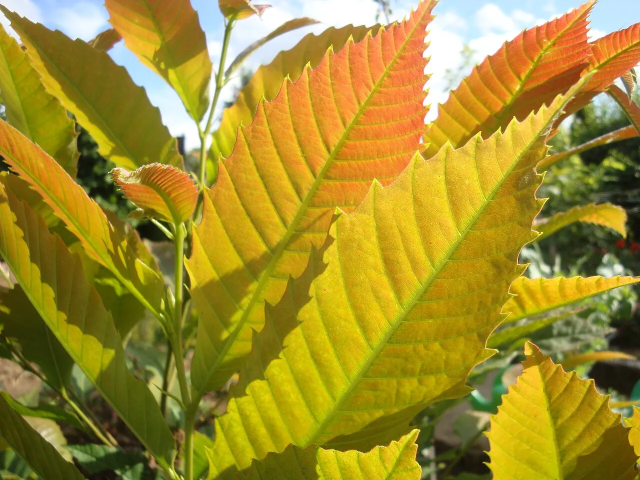
#> input picture assets/ligneux/lnx-01-01.webp, 1280 x 960 px (shown at 1/2 size); its folder holds only this picture in this run
$ python review-ligneux-photos.py
#> lines starting #> are read from the running program, lines starting #| are printed output that depends on the picture
"""Create contact sheets for the maintainer's visual taxon review."""
from pathlib import Path
from PIL import Image, ImageDraw

SPECIES = [
    "Castanea sativa","Aesculus hippocastanum","Betula pendula","Betula pubescens","Tilia platyphyllos",
    "Corylus avellana","Robinia pseudoacacia","Acer pseudoplatanus","Acer platanoides","Prunus avium",
    "Quercus robur","Quercus rubra","Quercus petraea","Fagus sylvatica","Carpinus betulus",
    "Fraxinus excelsior","Sambucus nigra","Cornus sanguinea","Taxus baccata","Crataegus monogyna",
    "Ilex aquifolium","Prunus laurocerasus","Sorbus aucuparia","Acer campestre","Alnus glutinosa",
    "Salix caprea","Salix alba","Populus tremula","Populus nigra","Ginkgo biloba",
]
ROOT = Path(__file__).resolve().parents[1]
SOURCE = ROOT / "assets" / "ligneux"
OUTPUT = ROOT / ".tmp-ligneux-review"
OUTPUT.mkdir(exist_ok=True)

for group in range(6):
    sheet = Image.new("RGB", (1250, 1100), "white")
#> sheet: PIL image 1250x1100 RGB; every value is 255
    draw = ImageDraw.Draw(sheet)
    for row in range(5):
        index = group * 5 + row
        draw.text((10, row * 220 + 5), f"{index + 1:02} {SPECIES[index]}", fill="black")
        for column in range(5):
            path = SOURCE / f"lnx-{index + 1:02}-{column + 1:02}.webp"
            if not path.exists():
                continue
            image = Image.open(path).convert("RGB")
#> image is the input picture: PIL image 1280x960 RGB; mean R, G, B 161.1, 141.4, 45.8
            image.thumbnail((220, 175))
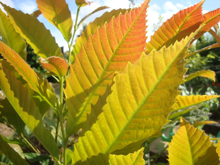
#> image: PIL image 220x165 RGB; mean R, G, B 161.2, 141.5, 45.9
            tile = Image.new("RGB", (220, 175), "#dddddd")
#> tile: PIL image 220x175 RGB; every value is 221
            tile.paste(image, ((220 - image.width) // 2, (175 - image.height) // 2))
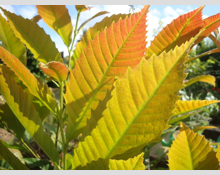
#> tile: PIL image 220x175 RGB; mean R, G, B 164.6, 146.1, 55.9
            sheet.paste(tile, (10 + column * 245, row * 220 + 30))
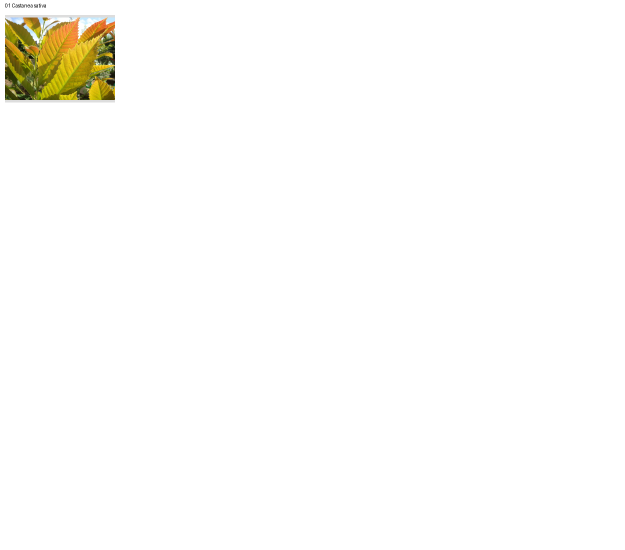
#> sheet: PIL image 1250x1100 RGB (shown at 1/2 size); mean R, G, B 252.4, 251.9, 249.4
            draw.text((10 + column * 245, row * 220 + 207), path.stem, fill="black")
    sheet.save(OUTPUT / f"review-{group + 1}.jpg", quality=90)
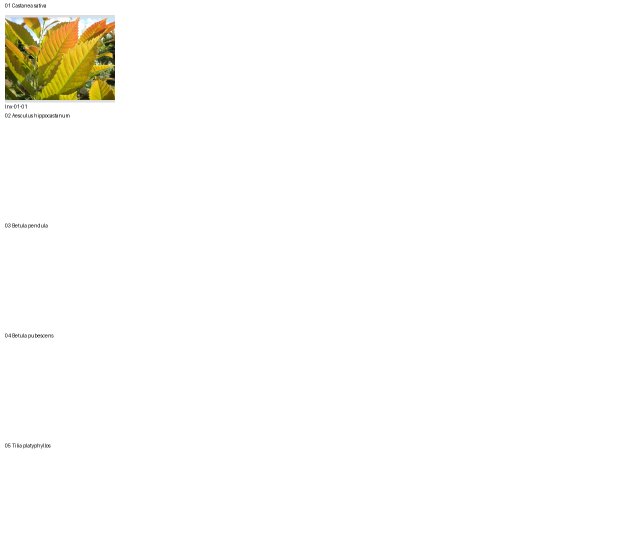
#> saved as review-1.jpg: PIL image 1250x1100 RGB (shown at 1/2 size); mean R, G, B 252.2, 251.7, 249.2
print(OUTPUT)
